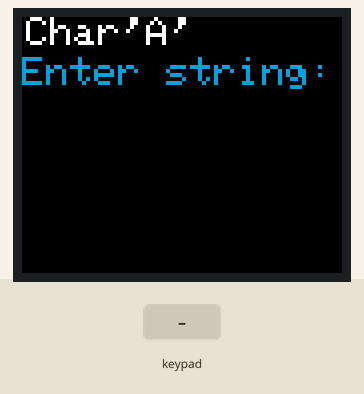
Simulated run of this sketch. Board: ESP32. Shown: 160×128 colour display. The inputs (shaded band) are chosen by the test bench. What the sketch prints to the serial monitor is not drawn.

Above: at 1.3 s.
1.4 s: keypad keys 1 3 1 2 1 4 2 7 # pressed 0.4 s apart
At 5.5 s:
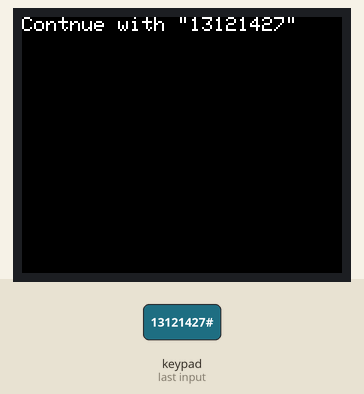
8.0 s: key 'C' pressed
At 9.2 s:
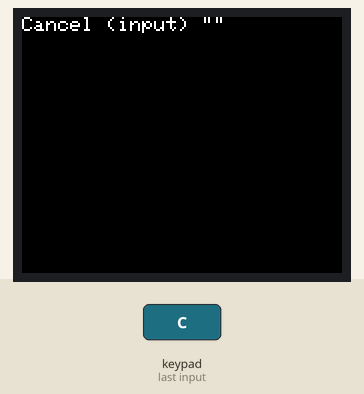
11.0 s: key 'A' pressed
At 11.8 s:
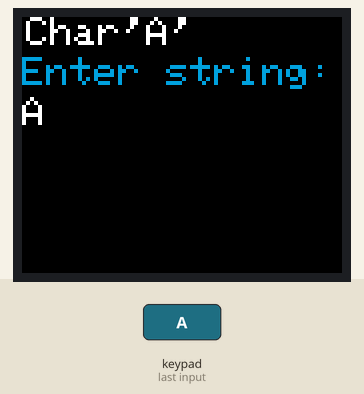
12.5 s: keypad keys 2 6 2 5 3 3 3 2 # pressed 0.4 s apart
At 16.4 s:
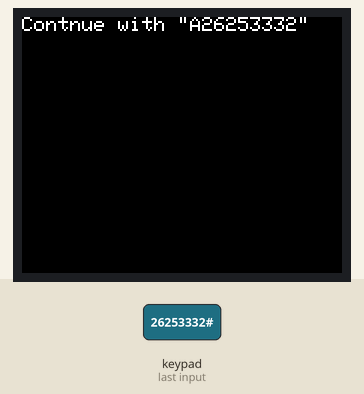
17.6 s: key 'B' pressed
At 19.4 s:
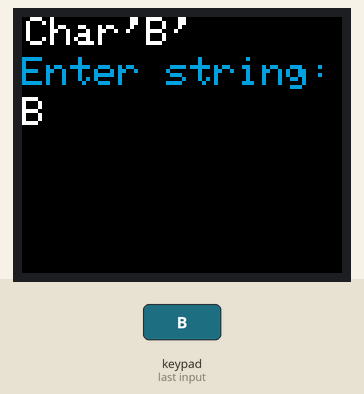
19.7 s: keypad keys 1 3 9 7 2 2 2 2 # pressed 0.4 s apart
At 24.4 s:
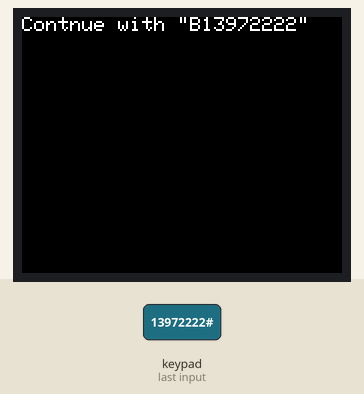
Timing chart, 0 to 25.8 s (numbered marks = the images above; inputs shaded):
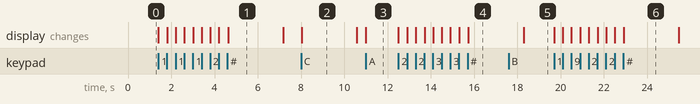

Measured:
- after the input at 1.4 s, the display: first changes at once (image 1 shows a later state)
- after the input at 8.0 s, the display: changes at once (image 2)
- after the input at 11.0 s, the display: changes at once (image 3)
- after the input at 12.5 s, the display: first changes at once (image 4 shows a later state)
- after the input at 17.6 s, the display: changes after 0.69 s (image 5)
- after the input at 19.7 s, the display: first changes at once (image 6 shows a later state)
- what the display in image 1 shows lasts 2.6 s, from 4.6 s to 7.2 s

The sketch:

ESP32_st7735_keypad.ino
```cpp
// (licence header left out)
#include <SPI.h>
#include <Adafruit_GFX.h>
#include <Adafruit_ST7735.h>
#define TFT_CS1         5
#define TFT_RST1        19
#define TFT_DC1         22
Adafruit_ST7735 tft = Adafruit_ST7735(TFT_CS1, TFT_DC1, TFT_RST1);

#include <Keypad.h>
#define ROW_NUM     4
#define COLUMN_NUM  4

char p_k[ROW_NUM][COLUMN_NUM] = {
  {'1', '2', '3', 'A'},
  {'4', '5', '6', 'B'},
  {'7', '8', '9', 'C'},
  {'*', '0', '#', 'D'}
};

uint16_t c;
String keyboard_input;
int curr_key;
const uint16_t current_inact_clr = 0x051b;
bool finish_input;
bool act;

byte pin_rows[ROW_NUM]      = {13, 12, 14, 27};
byte pin_column[COLUMN_NUM] = {26, 25, 33, 32};
Keypad keypad = Keypad( makeKeymap(p_k), pin_rows, pin_column, ROW_NUM, COLUMN_NUM );

void disp_centered_text(String t_disp, int y){
   int16_t x1, y1;
   uint16_t w, h;
   tft.getTextBounds(t_disp, 160, 0, &x1, &y1, &w, &h);
   tft.setCursor(80 - (w / 2), y);
   tft.print(t_disp);
}

void set_stuff_for_input(String blue_inscr) {
  curr_key = 65;
  tft.fillScreen(0x0000);
  tft.setTextSize(2);
  tft.setTextColor(0xffff);
  tft.setCursor(2, 0);
  tft.print("Char'");
  tft.setCursor(74, 0);
  tft.print("'");
  disp();
  tft.setCursor(0, 20);
  tft.setTextSize(2);
  tft.setTextColor(current_inact_clr);
  tft.print(blue_inscr);
}

void change_char() {
  if (keyboard_input.length() > 0)
    curr_key = keyboard_input.charAt(keyboard_input.length() - 1);
}

void disp() {
  //gfx->fillScreen(0x0000);
  tft.setTextSize(2);
  tft.setTextColor(0xffff);
  tft.fillRect(62, 0, 10, 16, 0x0000);
  tft.setCursor(62, 0);
  tft.print(char(curr_key));
  tft.setTextColor(0xffff);
  tft.setCursor(0, 40);
  tft.print(keyboard_input);
}

void disp_stars() {
  //gfx->fillScreen(0x0000);
  tft.setTextSize(2);
  tft.setTextColor(0xffff);
  tft.fillRect(62, 0, 10, 16, 0x0000);
  tft.setCursor(62, 0);
  tft.print(char(curr_key));
  tft.setTextColor(0xffff);
  tft.setTextSize(2);
  int plnt = keyboard_input.length();
  String stars = "";
  for (int i = 0; i < plnt; i++) {
    stars += "*";
  }
  tft.setTextColor(0xffff);
  tft.setCursor(0, 40);
  tft.print(stars);
}

void encdr_and_keyb_input() {
  finish_input = false;
  while (finish_input == false) {

   char key = keypad.getKey();
    if (key) {

    if (key == '*') {
      if (keyboard_input.length() > 0)
        keyboard_input.remove(keyboard_input.length() - 1, 1);
      //Serial.println(keyboard_input);
      tft.fillRect(0, 40, 160, 128, 0x0000);
      //Serial.println(keyboard_input);
      change_char();
      disp();
    }

    else if (key == 'C'){
      act = false;
      finish_input = true;
    }

    else if (key == '#'){
      finish_input = true;
    }

    else{
      keyboard_input += char(key);
        change_char();
        disp();
    }

   }
    delayMicroseconds(400);
  }
}

void star_encdr_and_keyb_input() {
  finish_input = false;
  while (finish_input == false) {

   char key = keypad.getKey();
    if (key) {

    if (key == '*') {
      if (keyboard_input.length() > 0)
        keyboard_input.remove(keyboard_input.length() - 1, 1);
      //Serial.println(keyboard_input);
      tft.fillRect(0, 40, 160, 128, 0x0000);
      //Serial.println(keyboard_input);
      change_char();
      disp_stars();
    }

    else if (key == '#'){
      finish_input = true;
    }

    else{
      keyboard_input += char(key);
        change_char();
        disp_stars();
    }

   }
    delayMicroseconds(400);
  }
}

void setup() {
  tft.initR(INITR_BLACKTAB);
  tft.setRotation(1);
  tft.fillScreen(0x0000);
}

void loop() {
  act = true;
  //clear_variables();
  keyboard_input = "";
  tft.fillScreen(0x0000);
  tft.setTextColor(0xffff);
  tft.setCursor(0, 20);
  tft.setTextSize(1);
  set_stuff_for_input("Enter string:");
  encdr_and_keyb_input();
  //star_encdr_and_keyb_input();
  if (act == true) {
    Serial.println("Continue");
    Serial.println(keyboard_input);
    tft.fillScreen(0x0000);
    tft.setTextColor(0xffff);
    tft.setCursor(0, 0);
    tft.setTextSize(1);
    tft.print("Contnue with \"");
    tft.print(keyboard_input);
    tft.print("\"");
    delay(2500);
  }
  else{
    Serial.println("Cancel");
    Serial.println(keyboard_input);
    tft.fillScreen(0x0000);
    tft.setTextColor(0xffff);
    tft.setCursor(0, 0);
    tft.setTextSize(1);
    tft.print("Cancel (input) \"");
    tft.print(keyboard_input);
    tft.print("\"");
    delay(2500);
  }
}
```
